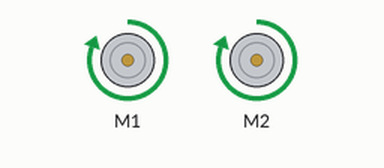
The sketch below on a simulated Arduino Uno, built with avr-gcc and run on an emulated ATmega328P. On the bench: 2 × DC motor (green arrow = forward, orange = backward, longer = faster). What the sketch prints to the serial monitor is not drawn.

Above: at 0.1 s.
Timing chart, 0 to 1.6 s (numbered marks = the images above):
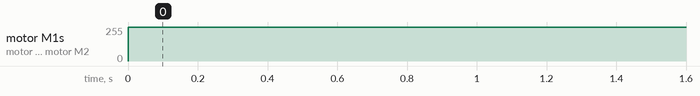

Measured:
- by itself, motor M1, motor M2: stopped → forward 255/255 at 0.00 s

The sketch:

DCMotorTest.ino
```cpp
/*
This is a test sketch for the Adafruit assembled Motor Shield for Arduino v2
It won't work with v1.x motor shields! Only for the v2's with built in PWM
control

For use with the Adafruit Motor Shield v2
---->	http://www.adafruit.com/products/1438
*/

#include <Adafruit_MotorShield.h>

// Create the motor shield object with the default I2C address
Adafruit_MotorShield AFMS = Adafruit_MotorShield();
// Or, create it with a different I2C address (say for stacking)
// Adafruit_MotorShield AFMS = Adafruit_MotorShield(0x61);

// Select which 'port' M1, M2, M3 or M4. In this case, M1
Adafruit_DCMotor *myMotor = AFMS.getMotor(1);
// You can also make another motor on port M2
Adafruit_DCMotor *myOtherMotor = AFMS.getMotor(2);

void setup() {
  Serial.begin(9600);           // set up Serial library at 9600 bps
  Serial.println("Adafruit Motorshield v2 - DC Motor test!");

  if (!AFMS.begin()) {         // create with the default frequency 1.6KHz
  // if (!AFMS.begin(1000)) {  // OR with a different frequency, say 1KHz
    Serial.println("Could not find Motor Shield. Check wiring.");
    while (1);
  }
  Serial.println("Motor Shield found.");

  // Set the speed to start, from 0 (off) to 255 (max speed)
  myMotor->setSpeed(255);
  myOtherMotor->setSpeed(255);
  myMotor->run(FORWARD);
  // turn on motor
  myOtherMotor->run(FORWARD);
}

void loop() {

}
```
